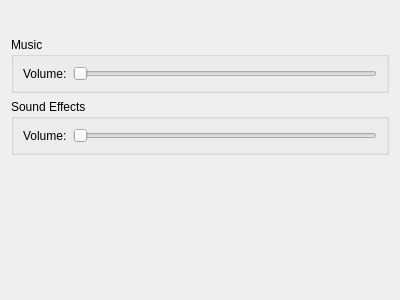
<?xml version="1.0" encoding="UTF-8"?>
<ui version="4.0">
 <class>AudioPage</class>
 <widget class="QWidget" name="AudioPage">
  <property name="geometry">
   <rect>
    <x>0</x>
    <y>0</y>
    <width>400</width>
    <height>300</height>
   </rect>
  </property>
  <layout class="QVBoxLayout" name="verticalLayout">
   <item>
    <layout class="QHBoxLayout" name="headerLayout">
     <item>
      <widget class="QLabel" name="iconLabel">
       <property name="text">
        <string/>
       </property>
       <property name="pixmap">
        <pixmap resource="../resources/mmapper2.qrc">:/icons/audio.png</pixmap>
       </property>
       <property name="scaledContents">
        <bool>false</bool>
       </property>
      </widget>
     </item>
     <item>
      <spacer name="headerSpacer">
       <property name="orientation">
        <enum>Qt::Horizontal</enum>
       </property>
       <property name="sizeHint" stdset="0">
        <size>
         <width>40</width>
         <height>20</height>
        </size>
       </property>
      </spacer>
     </item>
    </layout>
   </item>
   <item>
    <widget class="QGroupBox" name="musicGroupBox">
     <property name="title">
      <string>Music</string>
     </property>
     <layout class="QGridLayout" name="gridLayoutMusic">
      <item row="1" column="0">
       <widget class="QLabel" name="musicVolumeLabel">
        <property name="text">
         <string>Volume:</string>
        </property>
       </widget>
      </item>
      <item row="1" column="1">
       <widget class="QSlider" name="musicVolumeSlider">
        <property name="maximum">
         <number>100</number>
        </property>
        <property name="orientation">
         <enum>Qt::Horizontal</enum>
        </property>
       </widget>
      </item>
     </layout>
    </widget>
   </item>
   <item>
    <widget class="QGroupBox" name="soundsGroupBox">
     <property name="title">
      <string>Sound Effects</string>
     </property>
     <layout class="QGridLayout" name="gridLayoutSounds">
      <item row="1" column="0">
       <widget class="QLabel" name="soundsVolumeLabel">
        <property name="text">
         <string>Volume:</string>
        </property>
       </widget>
      </item>
      <item row="1" column="1">
       <widget class="QSlider" name="soundsVolumeSlider">
        <property name="maximum">
         <number>100</number>
        </property>
        <property name="orientation">
         <enum>Qt::Horizontal</enum>
        </property>
       </widget>
      </item>
     </layout>
    </widget>
   </item>
   <item>
    <spacer name="verticalSpacer">
     <property name="orientation">
      <enum>Qt::Vertical</enum>
     </property>
     <property name="sizeHint" stdset="0">
      <size>
       <width>20</width>
       <height>40</height>
      </size>
     </property>
    </spacer>
   </item>
  </layout>
 </widget>
 <resources/>
 <connections/>
</ui>
